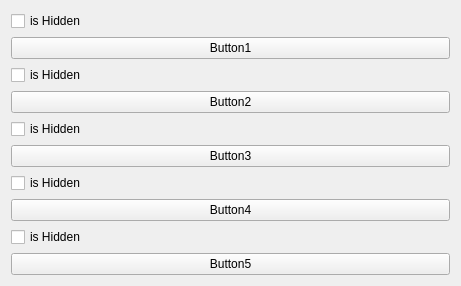
<?xml version="1.0" encoding="UTF-8"?>
<ui version="4.0">
 <class>ButtonsAndBoxes</class>
 <widget class="QWidget" name="ButtonsAndBoxes">
  <property name="geometry">
   <rect>
    <x>0</x>
    <y>0</y>
    <width>461</width>
    <height>281</height>
   </rect>
  </property>
  <property name="windowTitle">
   <string>ButtonsAndBoxes</string>
  </property>
  <layout class="QVBoxLayout" name="verticalLayout_8">
   <item>
    <layout class="QVBoxLayout" name="verticalLayout_7">
     <item>
      <layout class="QVBoxLayout" name="verticalLayout">
       <item>
        <widget class="QCheckBox" name="checkBox">
         <property name="text">
          <string>is Hidden</string>
         </property>
        </widget>
       </item>
       <item>
        <widget class="QPushButton" name="pushButton">
         <property name="text">
          <string>Button1</string>
         </property>
        </widget>
       </item>
      </layout>
     </item>
     <item>
      <layout class="QVBoxLayout" name="verticalLayout_2">
       <item>
        <widget class="QCheckBox" name="checkBox_2">
         <property name="text">
          <string>is Hidden</string>
         </property>
        </widget>
       </item>
       <item>
        <widget class="QPushButton" name="pushButton_2">
         <property name="text">
          <string>Button2</string>
         </property>
        </widget>
       </item>
      </layout>
     </item>
     <item>
      <layout class="QVBoxLayout" name="verticalLayout_6">
       <item>
        <widget class="QCheckBox" name="checkBox_6">
         <property name="text">
          <string>is Hidden</string>
         </property>
        </widget>
       </item>
       <item>
        <widget class="QPushButton" name="pushButton_6">
         <property name="text">
          <string>Button3</string>
         </property>
        </widget>
       </item>
      </layout>
     </item>
     <item>
      <layout class="QVBoxLayout" name="verticalLayout_4">
       <item>
        <widget class="QCheckBox" name="checkBox_4">
         <property name="text">
          <string>is Hidden</string>
         </property>
        </widget>
       </item>
       <item>
        <widget class="QPushButton" name="pushButton_3">
         <property name="text">
          <string>Button4</string>
         </property>
        </widget>
       </item>
      </layout>
     </item>
     <item>
      <layout class="QVBoxLayout" name="verticalLayout_5">
       <item>
        <widget class="QCheckBox" name="checkBox_5">
         <property name="text">
          <string>is Hidden</string>
         </property>
        </widget>
       </item>
       <item>
        <widget class="QPushButton" name="pushButton_5">
         <property name="text">
          <string>Button5</string>
         </property>
        </widget>
       </item>
      </layout>
     </item>
    </layout>
   </item>
  </layout>
 </widget>
 <resources/>
 <connections/>
</ui>
